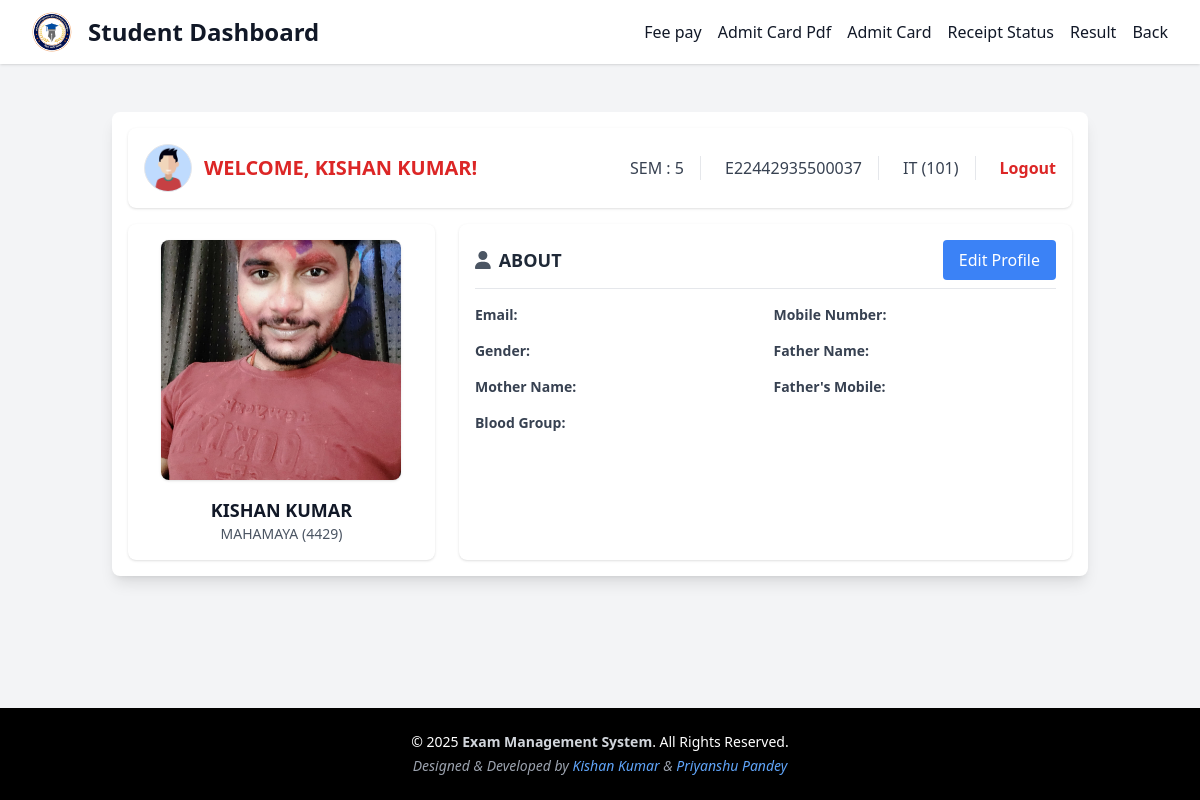
The page /st/student/dashboard/ (signed in) on the database its author committed.
### adminPanel/models.py (models this page shows, shortened)
class Student(models.Model):
    user = models.OneToOneField(User, on_delete=models.CASCADE, related_name='admin_student')
    enrollment = models.CharField(max_length=20, unique=True)
    name = models.CharField(max_length=100)
    branch = models.ForeignKey(Department, on_delete=models.CASCADE)
    semester = models.IntegerField()
    college = models.ForeignKey(Institute, on_delete=models.CASCADE)
    email = models.EmailField()
    mobile = models.CharField(max_length=15)
    gender = models.CharField(max_length=10)
    father_name = models.CharField(max_length=100)
    mother_name = models.CharField(max_length=100)
    father_mobile = models.CharField(max_length=15)
    blood_group = models.CharField(max_length=5)
    profile_pic = models.ImageField(upload_to='profile_pics/', default='student.png')

class Department(models.Model):
    code = models.IntegerField(unique=True)
    name = models.CharField(max_length=100, unique=True)
    full_name_branch = models.CharField(max_length=100, unique=True, null=True, blank=True)
    def __str__(self):
        return f"{self.name} ({self.code})"

class Institute(models.Model):
    code = models.IntegerField(unique=True)
    name = models.CharField(max_length=100)
    full_name_institute = models.CharField(max_length=100,null=True, blank=True)

### studentPanel/views.py (the view)
# urls.py: path('student/dashboard/', views.student_home, name='student_profile'),
@login_required(login_url='login')
@user_passes_test(is_student, login_url='login')
def student_home(request):
    try:
        student = Student.objects.get(user=request.user)
    except Student.DoesNotExist:
        return redirect('login')  # Adjust this to your URL name
    return render(request, 'studentPanel/student_profile.html', {
        'student': student,
    })

### adminPanel/views.py (called while the page is built)
def is_student(user):
    return user.groups.filter(name='Student').exists()

### templates/studentPanel/student_profile.html (shortened to what this page needs)
{% extends 'studentPanel/student_base.html' %}
{% block content %}
{% load static %}
  <div class="max-w-7xl mx-auto mt-6 p-4 bg-white shadow-lg rounded-lg animate-fade">
    <div class="flex flex-col md:flex-row md:items-center justify-between p-4 bg-white rounded-lg shadow mb-4 space-y-4 md:space-y-0">
      <div class="flex items-center space-x-3">
        <img src="{% static 'img/student1.png' %}" alt="img" class="w-12 h-12 rounded-full bg-blue-200 border" />
        <h2 class="text-xl font-semibold uppercase text-red-600">Welcome, {{ student.name }}!</h2>
      </div>
      <div class="flex flex-wrap gap-4 md:gap-6 text-gray-700 text-sm md:text-base">
        <div class="border-r pr-4 uppercase">Sem : {{ student.semester }}</div>
        <div class="border-r pr-4">{{ student.enrollment }}</div>
        <div class="border-r pr-4 uppercase">{{ student.branch }}</div>
        <a href="javascript:void(0);" onclick="confirmLogout()" class="text-red-600 font-semibold hover:underline">Logout</a>
      </div>
    </div>
    <div class="flex flex-col lg:flex-row gap-6">
      <div class="w-full lg:w-1/3 bg-white rounded-lg shadow p-4 animate-fade">
        <div class="text-center">
          {% if student.profile_pic %}
            <img src="{{ student.profile_pic.url }}" alt="Profile Picture" class="w-60 h-60 object-cover mx-auto rounded-lg shadow mb-3 hover:scale-105 transition transform duration-300 "/>
          {% else %}
            <img src="{% static 'img/student.png' %}" alt="Profile Picture" class="w-60 h-60 object-cover mx-auto rounded-lg shadow mb-3 hover:scale-105 transition transform duration-300"/>
          {% endif %}
      </div>
        <div class="mt-4 text-center">
          <h3 class="text-lg font-bold uppercase">{{ student.name }}</h3>
          <p class="text-gray-600 uppercase text-sm">{{ student.college.full_name_institute}} ({{student.college.code}})</p>
        </div>
      </div>
      <div class="w-full lg:w-2/3 bg-white rounded-lg shadow p-4 animate-fade">
        <div class="flex items-center justify-between border-b pb-2 mb-4">
          <h3 class="text-lg font-semibold uppercase text-gray-800 flex items-center gap-2">
            <i class="fa-solid fa-user text-gray-600"></i> About
          </h3>
          <button onclick="openProfileForm()" class="bg-blue-500 text-white px-4 py-2 rounded">Edit Profile</button>
        </div>
        <div class="space-y-4">
          <div class="grid grid-cols-1 md:grid-cols-2 gap-4">
            <div>
              <label class="block text-sm font-bold text-gray-700">Email:</label>
            </div>
            <div>
              <label class="block text-sm font-bold text-gray-700">Mobile Number:</label>
            </div>
            <div>
              <label class="block text-sm font-bold text-gray-700">Gender:</label>
            </div>
            <div>
              <label class="block text-sm font-bold text-gray-700">Father Name:</label>
            </div>
            <div>
              <label class="block text-sm font-bold text-gray-700">Mother Name:</label>
            </div>
            <div>
              <label class="block text-sm font-bold text-gray-700">Father's Mobile:</label>
            </div>
            <div>
              <label class="block text-sm font-bold text-gray-700">Blood Group:</label>
            </div>
          </div>
        </div>
      </div>
    </div>
  </div>
{% endblock %}

### rows shown on the page
Student: name "KISHAN KUMAR", semester "5", enrollment "E22442935500037", branch "IT (101)", profile_pic (picture), college.full_name_institute "MAHAMAYA", college.code "4429"
